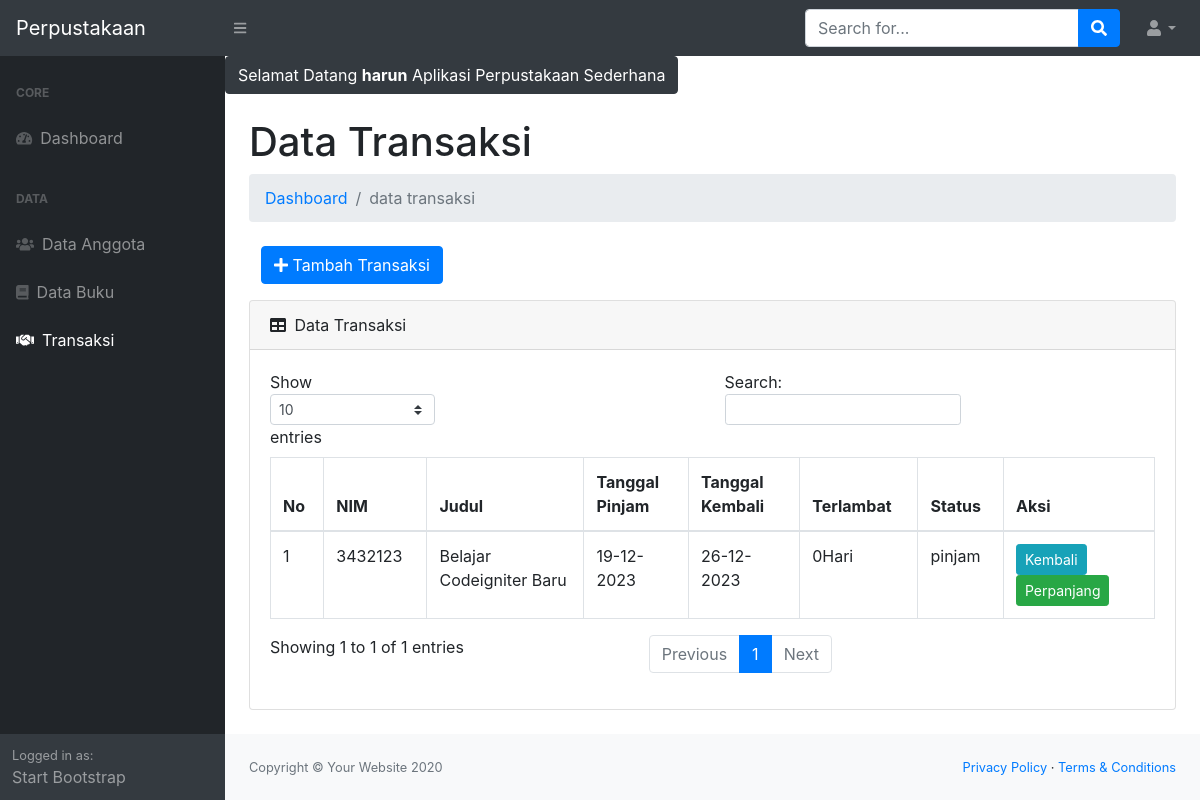
Page /index.php?p=transaksi (signed in) on the committed database.
### tables this page shows
CREATE TABLE `tb_transaksi` (
  `id_transaksi` int(11) NOT NULL,
  `id_buku` int(11) NOT NULL,
  `nim_transaksi` int(11) NOT NULL,
  `id_anggota` int(11) NOT NULL,
  `tgl_pinjam` varchar(50) NOT NULL,
  `tgl_kembali` varchar(50) NOT NULL,
  `status` varchar(30) NOT NULL
);

CREATE TABLE `tb_anggota` (
  `id_anggota` int(11) NOT NULL,
  `nim` int(11) NOT NULL,
  `nama_anggota` varchar(50) NOT NULL,
  `tempat_lahir` varchar(100) NOT NULL,
  `tgl_lahir` date NOT NULL,
  `jk` enum('L','P') NOT NULL,
  `prodi` varchar(75) NOT NULL
);

CREATE TABLE `tb_buku` (
  `id_buku` int(11) NOT NULL,
  `judul_buku` varchar(200) NOT NULL,
  `pengarang_buku` varchar(100) NOT NULL,
  `penerbit_buku` varchar(150) NOT NULL,
  `tahun_terbit` varchar(4) NOT NULL,
  `isbn` varchar(25) NOT NULL,
  `jumlah_buku` int(3) NOT NULL,
  `lokasi` enum('Rak 1','Rak 2','Rak 3') NOT NULL,
  `tgl_input` date NOT NULL
);

### page/transaksi/function.php (called while the page is built)
<?php
function terlambat($tgl_dateline, $tgl_kembali) {
	$tgl_dateline_pecah = explode('-', $tgl_dateline);
	$tgl_dateline_pecah = $tgl_dateline_pecah[2].'-'.$tgl_dateline_pecah[1].'-'.$tgl_dateline_pecah[0];
	$tgl_kembali_pecah = explode('-', $tgl_kembali);
	$tgl_kembali_pecah = $tgl_kembali_pecah[2].'-'.$tgl_kembali_pecah[1].'-'.$tgl_kembali_pecah[0];
	$selisih = strtotime($tgl_kembali_pecah) - strtotime($tgl_dateline_pecah);
	$selisih = $selisih/86400;
	if ($selisih >= 1) {
		$hasil_tgl = floor($selisih);
	}else{
		$hasil_tgl = 0;
	}
	return $hasil_tgl;
}
?>

### page/transaksi/transaksi.php (the view, shortened to what this page needs)
<?php
require_once 'function.php';
$sql = $conn->query("SELECT * FROM tb_transaksi INNER JOIN tb_buku
										ON tb_transaksi.id_buku = tb_buku.id_buku INNER JOIN tb_anggota
										ON tb_transaksi.id_anggota = tb_anggota.id_anggota WHERE status = 'pinjam'
										") or die(mysqli_error($conn));
?>
	<?php var_dump($pecah); ?>
<h1 class="mt-4">Data Transaksi</h1>
<ol class="breadcrumb mb-4">
    <li class="breadcrumb-item"><a href="index.php">Dashboard</a></li>
    <li class="breadcrumb-item active">data transaksi</li>
</ol>
<div class="col-md-6">
    <a href="?p=transaksi&aksi=tambah" class="btn btn-primary mb-3"><i class="fa fa-plus"></i> Tambah Transaksi</a>
</div>
<div class="card mb-4">
    <div class="card-header">
        <i class="fas fa-table mr-1"></i>
        Data Transaksi
    </div>
    <div class="card-body">
        <div class="table-responsive">
            <table class="table table-bordered" id="dataTable" width="100%" cellspacing="0">
                <thead>
                    <tr>
                        <th>No</th>
                        <th>NIM</th>
                        <th>Judul</th>
                        <th>Tanggal Pinjam</th>
                        <th>Tanggal Kembali</th>
                        <th>Terlambat</th>
                        <th>Status</th>
                        <th>Aksi</th>
                    </tr>
                </thead>
                <tbody>
                    <?php
                    $no = 1;
                    while ($pecah = $sql->fetch_assoc()) {
                    ?>
                    <tr>
                        <td><?= $no++; ?></td>
                        <td><?= $pecah['nim']; ?></td>
                        <td><?= $pecah['judul_buku']; ?></td>
                        <td><?= $pecah['tgl_pinjam']; ?></td>
                        <td><?= $pecah['tgl_kembali']; ?></td>
                        <td>
                        	<?php
                        	$denda = 1000;
                        	$tgl_dateline = $pecah['tgl_kembali'];
                        	$tgl_kembali = date('d-m-Y');
                        	$lambat = terlambat($tgl_dateline, $tgl_kembali);
                        	$denda1 = $lambat * $denda;
                        	if($lambat > 0) { ?>
                        		<div style='color:red;'><?= $lambat ?> hari<br> (Rp. <?= number_format($denda1) ?>)</div>
                        	<?php
                        	} else {
                        		echo $lambat . "Hari";
                        	}
                        	?>
                        </td>
                        <td><?= $pecah['status']; ?></td>
                        <td>
                            <a href="?p=transaksi&aksi=kembali&id=<?= $pecah['id_transaksi']; ?>&judul=<?= $pecah['judul_buku']; ?>" class="btn btn-info btn-sm">Kembali</a>
                            <a href="?p=transaksi&aksi=perpanjang&id=<?= $pecah['id_transaksi']; ?>&judul=<?= $pecah['judul_buku']; ?>&lambat=<?= $lambat ?>&tgl_kembali=<?= $pecah['tgl_kembali']; ?>" class="btn btn-success btn-sm">Perpanjang</a>
                        </td>
                    </tr>
                    <?php } ?>
                </tbody>
            </table>
        </div>
    </div>
</div>

### rows in the picture
tb_transaksi: id_anggota.nim "3432123", id_buku.judul_buku "Belajar Codeigniter Baru", tgl_pinjam "19-12-2023", tgl_kembali "26-12-2023", tgl_kembali "0", status "pinjam"

### other values in the picture
$_SESSION['login']['nama'] "harun"
